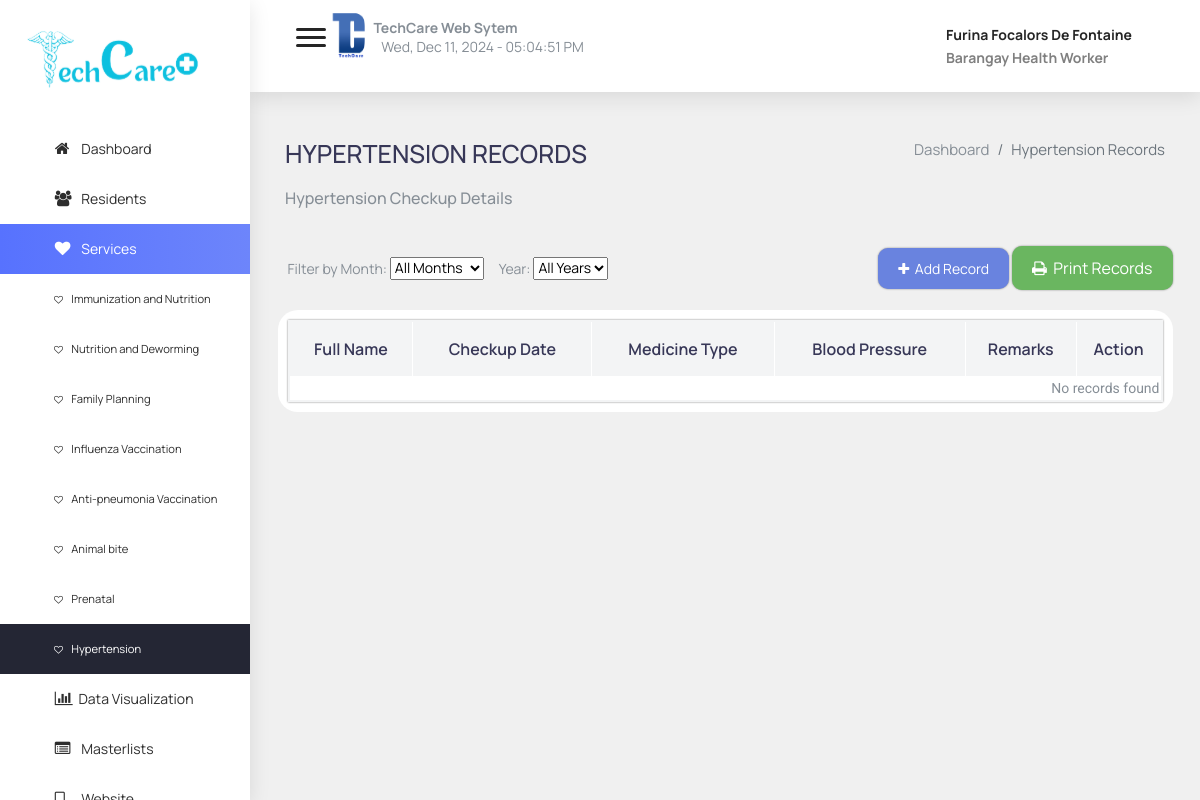
/admin/services8.php (signed in), run on an earlier commit of the app's database.
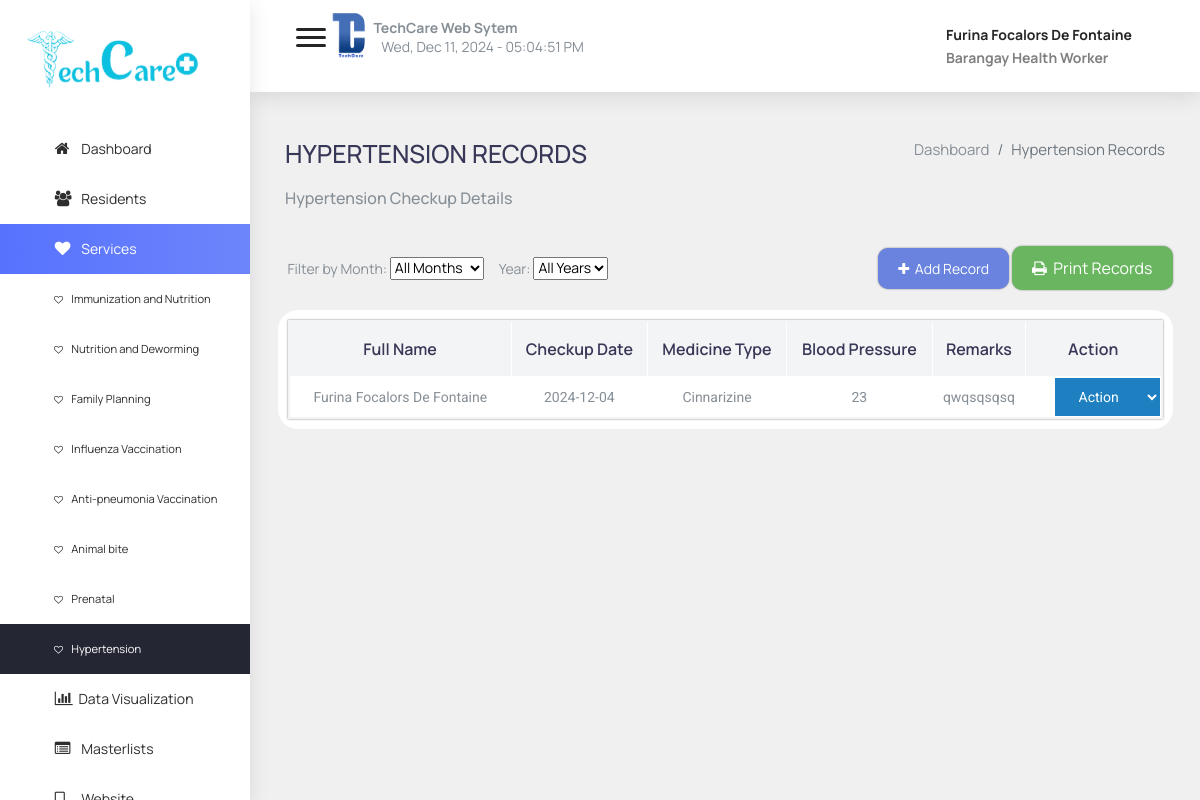
And on a later commit of the database.
### tables this page shows
CREATE TABLE `hypertension` (
  `hypertension_id` int(11) NOT NULL,
  `resident_id` int(11) NOT NULL,
  `checkup_date` date NOT NULL,
  `medicine_type` varchar(255) DEFAULT NULL,
  `blood_pressure` varchar(50) DEFAULT NULL,
  `remarks_type` text DEFAULT NULL
);

### admin/data/showHypertension.php (the view, shortened to what this page needs)
<?php
include 'dbcon.php';
$query = "SELECT h.hypertension_id, CONCAT(r.fname, ' ', r.mname, ' ', r.lname) AS full_name, h.checkup_date, h.medicine_type, h.blood_pressure, h.remarks_type
          FROM hypertension h
          JOIN residents r ON h.resident_id = r.id";
$query .= " ORDER BY h.checkup_date DESC";
$result = $conn->query($query);
if ($result->num_rows > 0) {
    while ($row = $result->fetch_assoc()) {
        echo "<tr>";
        echo "<td>" . $row['full_name'] . "</td>";
        echo "<td>" . $row['checkup_date'] . "</td>";
        echo "<td>" . $row['medicine_type'] . "</td>";
        echo "<td>" . $row['blood_pressure'] . "</td>";
        echo "<td>" . $row['remarks_type'] . "</td>";
        echo "<td>
                 <select style='background-color:#1e80c1;color:white;border:none;padding:10px 20px;' onchange='location = this.value;'>
                    <option value=''>Action</option>
                    <option value='view/view_services8.php?id=" . $row['hypertension_id'] . "'>View</option>
                    <option value='view/services8.php?id=" . $row['hypertension_id'] . "'>Update</option>
                    <option value='view/deletehypertension.php?id=" . $row['hypertension_id'] . "'>Delete</option>
                </select>
              </td>";
        echo "</tr>";
    }
} else {
    echo "<tr><td colspan='6'>No records found</td></tr>";
}
?>

What changed in the data, as far as the page shows it:
added hypertension: full_name "Furina Focalors De Fontaine", checkup_date "2024-12-04", medicine_type "Cinnarizine", blood_pressure "23", remarks_type "qwqsqsqsq"
Also different on the page:
text no longer shown: "No records found"
